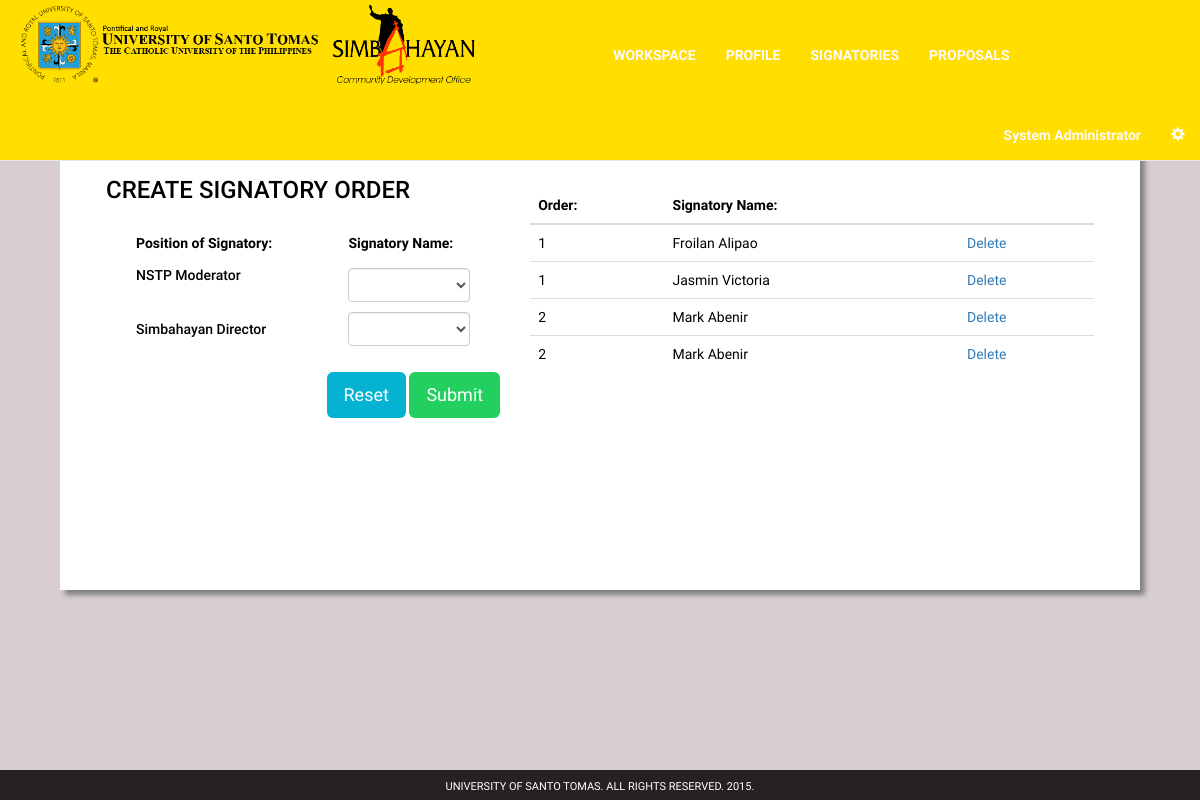
/manage-order-nstp.php (signed in), run on an earlier commit of the app's database.
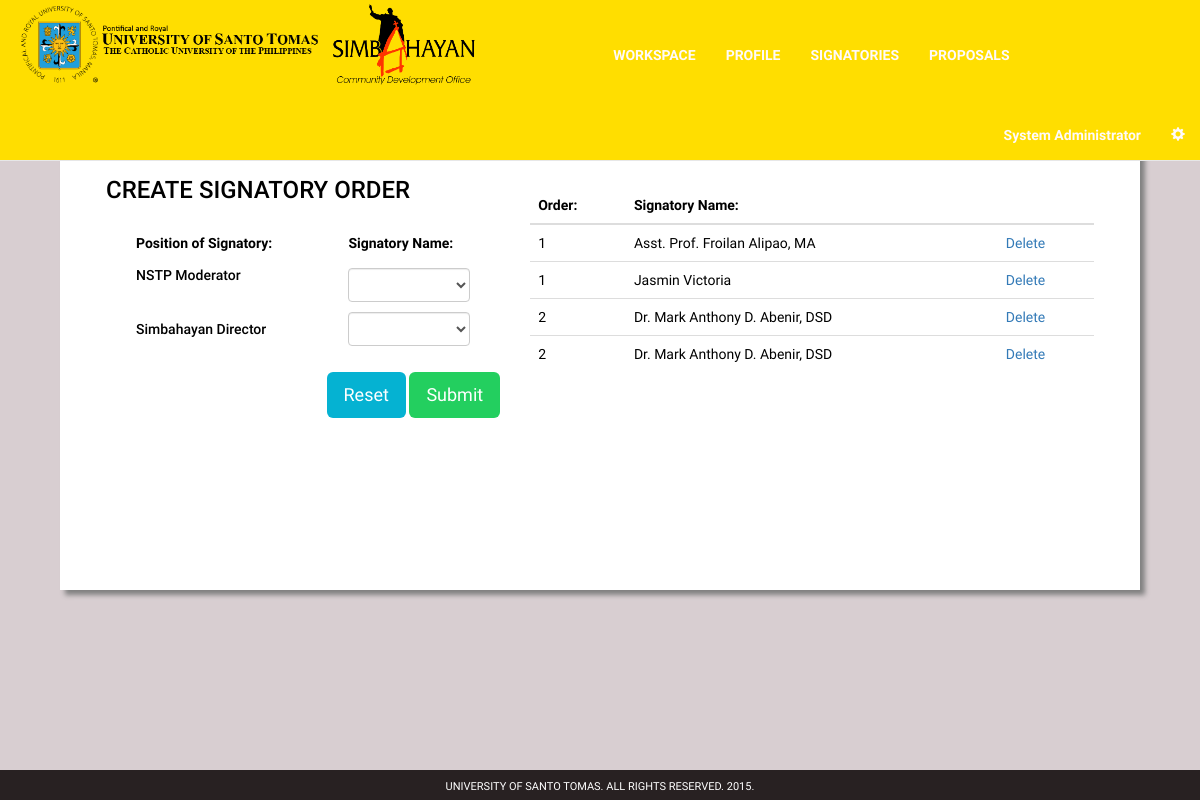
And on a later commit of the database.
### tables this page shows
CREATE TABLE IF NOT EXISTS `order_signatory` (
  `signatory_id` int(11) NOT NULL,
  `org_num` int(11) NOT NULL,
  `order_number` int(11) NOT NULL,
  `signatory_num` int(11) NOT NULL,
  `signatory_name` varchar(100) NOT NULL,
  `reference` int(11) NOT NULL,
  `standard` int(11) NOT NULL,
  `simbahayan` int(11) NOT NULL,
  `univ_wide` int(11) NOT NULL,
  `nstp` int(11) NOT NULL
);

### manage-order-nstp.php (the view, shortened to what this page needs)
<?php
include "mysql_connect.php";
$id = $_SESSION['user_id'];
?>
<!DOCTYPE html>
<html lang="en">
<head>
    <link href="css/bootstrap.min.css" rel="stylesheet">
</head>
	<body style = "background-color: #d8ced1; font-family: 'RobotoDraft'; height: 100%; color: #222; font-size: 14px; padding-top: 5%; padding-bottom: 5%;">
  <div class = "wrapper">
<nav class="navbar navbar-default navbar-fixed-top">
<div class="container-fluid">
<div class="navbar-header">
<a href="admin.html"><img src= "images/ust_logo1.png" style = "height: 90px;"></a>
<a href="admin.html"><img src= "images/simba_logo.png" style = "height: 90px;"></a>
</div>
<div class="collapse navbar-collapse" id="bs-example-navbar-collapse-1">
  <ul class="nav navbar-nav" style = "margin-left: 120px; margin-top: 30px;">
    <li><a href="signatory.php"><b>WORKSPACE</b><span class="sr-only">(current)</span></a></li>
    <li><a href="signatory-profile.php"><b>PROFILE</b></a></li>
    <li class="active"><a href="manage-order-step1.php"><b>SIGNATORIES</b></a></li>
	<li><a href="signatory-listproposal.php"><b>PROPOSALS</b></a></li>
  </ul>
  <ul class="nav navbar-nav navbar-right" style = "margin-top: 30px;">
    <li><a href="signatory-profile.php"><b><?php echo $_SESSION['name'];?></b></a></li>
    <li class="dropdown">
      <a href="#" class="dropdown-toggle" data-toggle="dropdown" role="button" aria-haspopup="true" aria-expanded="false"><span class="glyphicon glyphicon-cog" aria-hidden="true"></span></a>
    </li>
  </ul>
</div>
</div>
</nav>
    <div class = "container">
               <div class = "col-md-12" style = "div-align: center; margin-top: 30px;">
            <div class = "col-md-12">
                <div class = "panel panel-body" style = "width: 100%; border-radius: 0;height: 500px; background-color: #fff; box-shadow: 5px 5px 5px grey; color: #000;">
				  <div class = "panel panel-heading" style = "font-size: 20px; color: #222; font-weight: bold;"><center>MANAGE SIGNATORIES</center>
				  </div>
                  <div class = "col-md-12" style = "margin-top: 0px; color: #000;">
                <form role="form" class="col-md-5" action = "manage-order-nstp.php" method = "post" enctype="multipart/form-data">
	   <h3 style="margin-top:0px;">CREATE SIGNATORY ORDER </h3><br>
            <div class="col-md-12">
				 <div class="col-md-7">
                    <label class="control-label">Position of Signatory: </label>
					<h5>NSTP Moderator</h5>
                </div>
				<div class="col-md-5">
                    <label class="control-label">Signatory Name: </label>
                    <?php
						$query = mysqli_query($link, "SELECT * from login_user WHERE college = 'nstp'");
						echo '<select  name="signatory[0]" class="form-control" style = "margin-top: 10px;" required="required">';
						echo '<option value=""> </option>';
						while ($row = mysqli_fetch_array($query)) {
							echo '<option value="'.$row['user_id'].'">'.$row['name'].'</option>';
						}
						echo '</select>';
						?>
                </div>
				<div class="form-group col-md-7" style="margin-top:10px;">
					<h5>Simbahayan Director</h5>
				</div>
				<div class="form-group col-md-5" style="margin-top:10px;">
                    <?php
						$query = mysqli_query($link, "SELECT * from login_user WHERE college='simbahayan'");
						echo '<select  name="signatory[1]" class="form-control" required="required">';
						echo '<option value=""> </option>';
						while ($row = mysqli_fetch_array($query)) {
							echo '<option value="'.$row['user_id'].'">'.$row['name'].'</option>';
						}
						echo '</select>';
						?>
				</div>
				</div>
				 <div class="form-group" style="text-align:right">
				 <input style = "margin-top: 10px; color: #fff; background-color: #05B2d2;" type="reset" class="btn btn-default btn-lg"/>
				 <input style = "margin-top: 10px; color: #fff; background-color: #23cf5f;" type="submit" value="Submit" class="btn btn-default btn-lg"/>
                 </div>
</form>
        <div class="col-md-7" style="margin-top:10px; overflow-y: scroll; height: 350px;">
        <table class="table table-hover">
        <thead>
				<tr>
				<th>Order: </th>
				<th>Signatory Name: </th>
				<th> </th>
				</tr>
				</thead>
        <tbody>
		  <?php
				$sql="SELECT * FROM order_signatory WHERE standard = 1 AND reference = $id order by order_number asc";
				$result = mysqli_query($link,$sql);
				while($row = mysqli_fetch_array($result)) {
					$r=$row['signatory_id'];
					echo "<tr>";
					echo "<td>" .$row['order_number'] . "</td>";
					echo "<td>" .$row['signatory_name'] . "</td>";
					echo "<td><a href='delete-order.php?r=".$r."'>";
					echo "Delete</a>";
					echo "</td>";
					echo "</tr>";
				}
				?>
        </tbody>
        </table>
        </div>
            </div>
                </div>
     </div>
</div>
</div>
<footer style = "position:absolute; bottom:0px; height:30px; width:100%; padding-top:9px; background-color:#282122; color: #fff; text-align: center; font-size: 11px;">UNIVERSITY OF SANTO TOMAS. ALL RIGHTS RESERVED. 2015.</footer>
</div>
</body>
	</html>

What changed in the data, as far as the page shows it:
changed order_signatory: signatory_name "Froilan Alipao" → "Asst. Prof. Froilan Alipao, MA"
changed order_signatory (number 3 of 4 on the later page): signatory_name "Mark Abenir" → "Dr. Mark Anthony D. Abenir, DSD"
changed order_signatory (number 4 of 4 on the later page): signatory_name "Mark Abenir" → "Dr. Mark Anthony D. Abenir, DSD"
